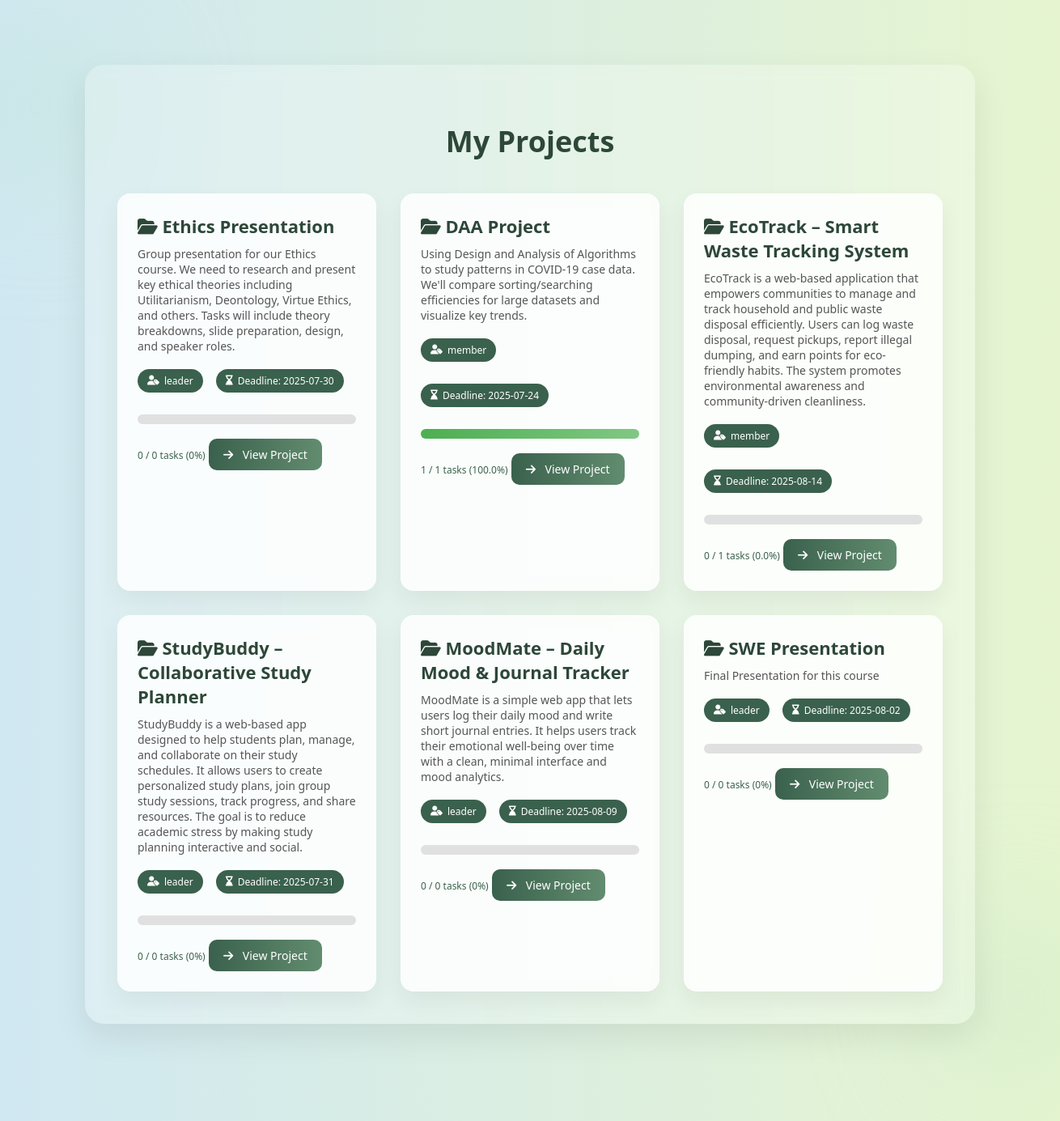
Screenshot of /my-projects (signed in) with the database file from the repository.
### tables this page shows
CREATE TABLE project_members (
    id INTEGER PRIMARY KEY AUTOINCREMENT,
    project_id INTEGER,
    user_id INTEGER,
    role TEXT CHECK(role IN ('leader', 'member')) DEFAULT 'member',
    FOREIGN KEY (project_id) REFERENCES projects(id),
    FOREIGN KEY (user_id) REFERENCES users(id)
);

CREATE TABLE projects (
    id INTEGER PRIMARY KEY AUTOINCREMENT,
    title TEXT NOT NULL,
    description TEXT,
    deadline DATE,
    created_by INTEGER,
    created_at TIMESTAMP DEFAULT CURRENT_TIMESTAMP, join_code TEXT,
    FOREIGN KEY (created_by) REFERENCES users(id)
);

### app.py (the view)
@app.route('/my-projects')
def my_projects():
    if 'user_id' not in session:
        return redirect('/login')
    user_id = session['user_id']
    conn = get_db_connection()
    cursor = conn.cursor()
    cursor.execute("""
        SELECT
            p.id, p.title, p.description, p.deadline, pm.role,
            (
                SELECT COUNT(*) FROM tasks t WHERE t.project_id = p.id
            ) AS total_tasks,
            (
                SELECT COUNT(*) FROM tasks t WHERE t.project_id = p.id AND t.status = 'completed'
            ) AS completed_tasks
        FROM project_members pm
        JOIN projects p ON pm.project_id = p.id
        WHERE pm.user_id = ?
    """, (user_id,))
    projects = cursor.fetchall()
    conn.close()
    return render_template('my_projects.html', projects=projects)

### app.py (called while the page is built)
def get_db_connection():
    conn = sqlite3.connect('data.db')
    conn.row_factory = sqlite3.Row
    return conn

### templates/my_projects.html (shortened to what this page needs)
<!DOCTYPE html>
<html lang="en">
<head>
  <link rel="stylesheet" href="https://cdnjs.cloudflare.com/ajax/libs/font-awesome/6.5.0/css/all.min.css">
</head>
<body>
  <div class="blob top-left"></div>
  <div class="blob bottom-right"></div>
  <div class="container">
    <h2>My Projects</h2>
    {% if projects %}
      <div class="project-grid">
        {% for project in projects %}
  <div class="project-card">
    <h3><i class="fas fa-folder-open"></i> {{ project['title'] }}</h3>
    <p>{{ project['description'] }}</p>
    <div class="meta-group">
      <span class="badge"><i class="fas fa-user-tag"></i> {{ project['role'] }}</span>
      <span class="badge"><i class="fas fa-hourglass-end"></i> Deadline: {{ project['deadline'] }}</span>
    </div>
    {% set completed = project['completed_tasks'] %}
    {% set total = project['total_tasks'] %}
    {% set percent = (completed / total * 100) if total > 0 else 0 %}
    {% set percent_rounded = percent | round(1) %}
    <div class="progress-container">
      <div class="progress-bar" style="width: {{ percent }}%;"></div>
    </div>
    <small class="progress-text">{{ completed }} / {{ total }} tasks ({{ percent_rounded }}%)</small>
    <a href="/project/{{ project['id'] }}" class="btn"><i class="fas fa-arrow-right"></i> View Project</a>
  </div>
{% endfor %}
      </div>
    {% else %}
      <p class="no-projects">You are not part of any projects yet.</p>
    {% endif %}
  </div>
</body>
</html>

### templates/my_projects.html (style rules this page uses)
* { box-sizing: border-box; }
body { margin: 0; padding: 0; font-family: 'Segoe UI', sans-serif; background: linear-gradient(to right, #d0e8f2, #e6f5d0); color: #2d4739; overflow-x: hidden; position: relative; }
.container { max-width: 1100px; margin: 80px auto; padding: 40px; border-radius: 24px; background: rgba(255, 255, 255, 0.25); box-shadow: 0 16px 40px rgba(0, 0, 0, 0.08); backdrop-filter: blur(10px); position: relative; z-index: 1; }
h2 { text-align: center; font-size: 36px; margin-bottom: 40px; color: #2d4739; font-weight: 700; }
.project-grid { display: grid; grid-template-columns: repeat(auto-fit, minmax(280px, 1fr)); gap: 30px; }
.project-card { background: rgba(255, 255, 255, 0.1); border: 1px solid rgba(255, 255, 255, 0.3); backdrop-filter: blur(12px); border-radius: 20px; padding: 24px; transition: 0.4s ease; box-shadow: 0 8px 18px rgba(0, 0, 0, 0.1); position: relative; }
.project-card h3 { font-size: 22px; margin: 0 0 10px; color: #2d4739; }
.project-card p { font-size: 14px; margin: 6px 0; color: #444; }
.badge { display: inline-block; background: #3a614d; color: white; font-size: 12px; padding: 4px 10px; border-radius: 20px; margin: 5px 6px 12px 0; }
.btn { margin-top: 15px; display: inline-block; text-decoration: none; background: linear-gradient(to right, #3a614d, #628c6f); color: white; padding: 10px 18px; border-radius: 12px; font-size: 14px; font-weight: 500; transition: background 0.3s ease; }
.btn i { margin-right: 8px; }
.blob { position: absolute; width: 300px; height: 300px; background: radial-gradient(#bae4c6, transparent 70%); border-radius: 50%; filter: blur(80px); z-index: 0; opacity: 0.5; }
.blob.top-left { top: -100px; left: -100px; }
.blob.bottom-right { bottom: -120px; right: -100px; }
.project-card { background: #ffffffcc; border-radius: 16px; padding: 24px; box-shadow: 0 12px 28px rgba(0, 0, 0, 0.06); transition: 0.3s ease; position: relative; }
.project-card h3 { font-size: 22px; margin-bottom: 10px; color: #2d4739; }
.project-card p { color: #555; font-size: 14px; margin-bottom: 14px; }
.meta-group { display: flex; flex-wrap: wrap; gap: 10px; margin-bottom: 15px; }
.badge { background: #3a614d; color: #fff; font-size: 12px; padding: 6px 12px; border-radius: 50px; display: inline-flex; align-items: center; gap: 6px; }
.progress-container { width: 100%; height: 12px; background: #e0e0e0; border-radius: 20px; overflow: hidden; margin-bottom: 8px; }
.progress-bar { height: 100%; background: linear-gradient(90deg, #4CAF50, #81C784); transition: width 0.4s ease; }
.progress-text { font-size: 12px; color: #3a614d; }
.btn { display: inline-block; margin-top: 10px; background: linear-gradient(to right, #3a614d, #628c6f); color: white; padding: 10px 18px; border-radius: 10px; text-decoration: none; font-size: 14px; font-weight: 500; transition: all 0.3s ease; }

### rows the page displays
project_members: title "Ethics Presentation", description "Group presentation for our Ethics course. We need to research and present key ethical theories including Utilitarianism, Deontology, Virtue Ethics, and others. Tasks will include theory breakdowns, slide preparation, design, and speaker roles.", role "leader", deadline "2025-07-30", completed "0", total "0", percent_rounded "0"
project_members: title "DAA Project", description "Using Design and Analysis of Algorithms to study patterns in COVID-19 case data. We'll compare sorting/searching efficiencies for large datasets and visualize key trends.", role "member", deadline "2025-07-24", user "1", percent_rounded "100.0"
project_members: title "EcoTrack – Smart Waste Tracking System", description "EcoTrack is a web-based application that empowers communities to manage and track household and public waste disposal efficiently. Users can log waste disposal, request pickups, report illegal dumping, and earn points for eco-friendly habits. The system promotes environmental awareness and community-driven cleanliness.", role "member", deadline "2025-08-14", completed "0", user "1", percent_rounded "0.0"
project_members: title "StudyBuddy – Collaborative Study Planner", description "StudyBuddy is a web-based app designed to help students plan, manage, and collaborate on their study schedules. It allows users to create personalized study plans, join group study sessions, track progress, and share resources. The goal is to reduce academic stress by making study planning interactive and social.", role "leader", deadline "2025-07-31", completed "0", total "0", percent_rounded "0"
project_members: title "MoodMate – Daily Mood & Journal Tracker", description "MoodMate is a simple web app that lets users log their daily mood and write short journal entries. It helps users track their emotional well-being over time with a clean, minimal interface and mood analytics.", role "leader", deadline "2025-08-09", completed "0", total "0", percent_rounded "0"
project_members: title "SWE Presentation", description "Final Presentation for this course", role "leader", deadline "2025-08-02", completed "0", total "0", percent_rounded "0"
